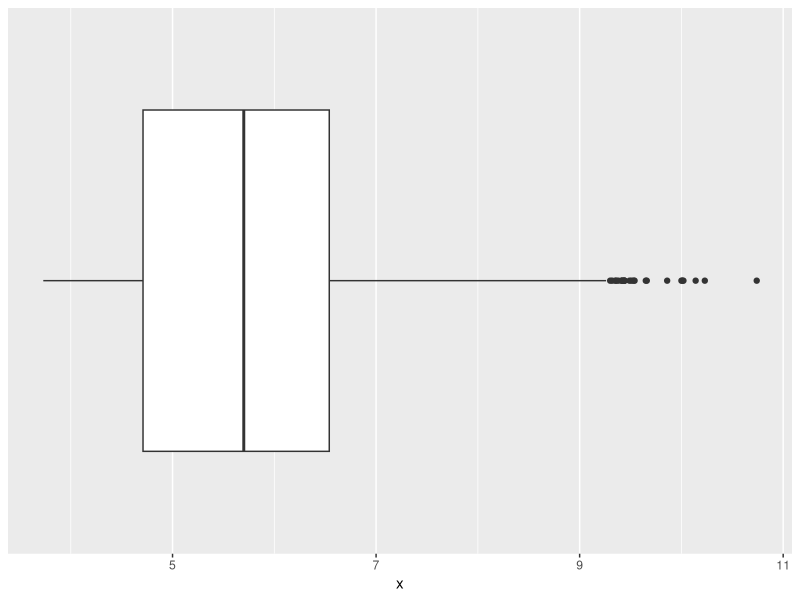
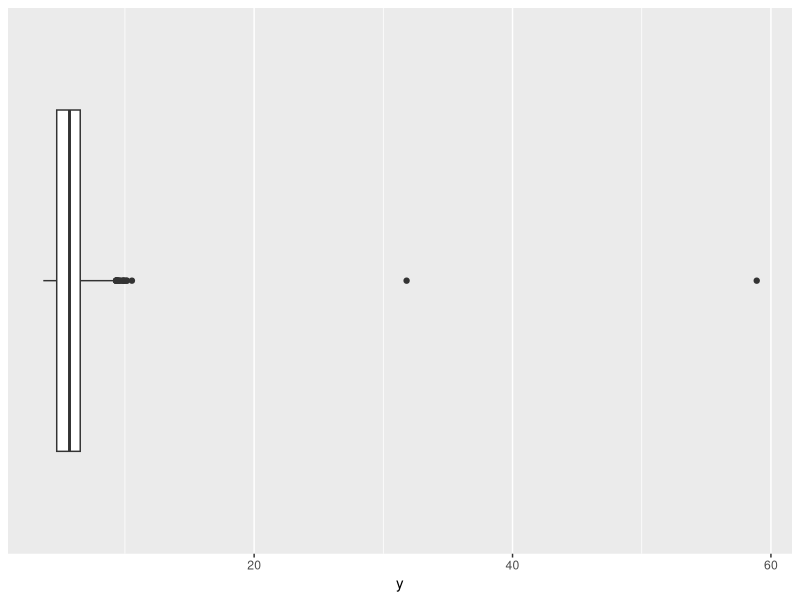
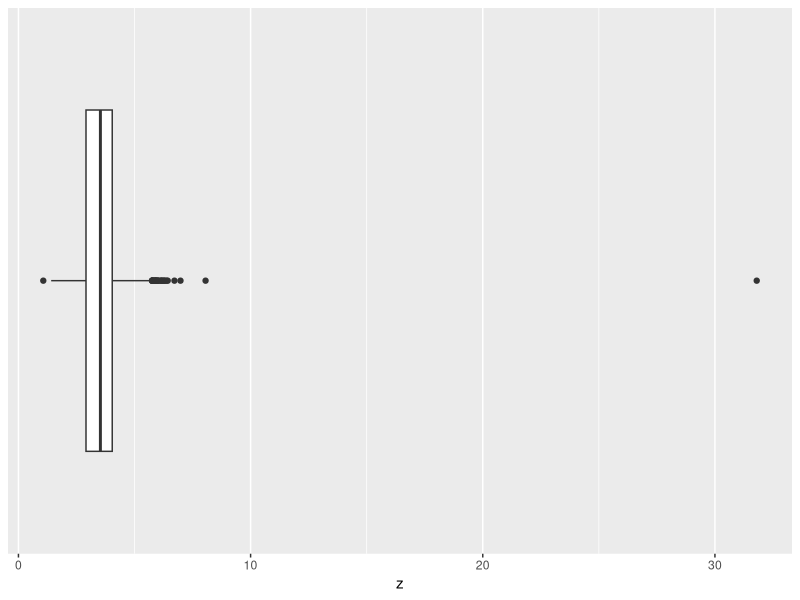
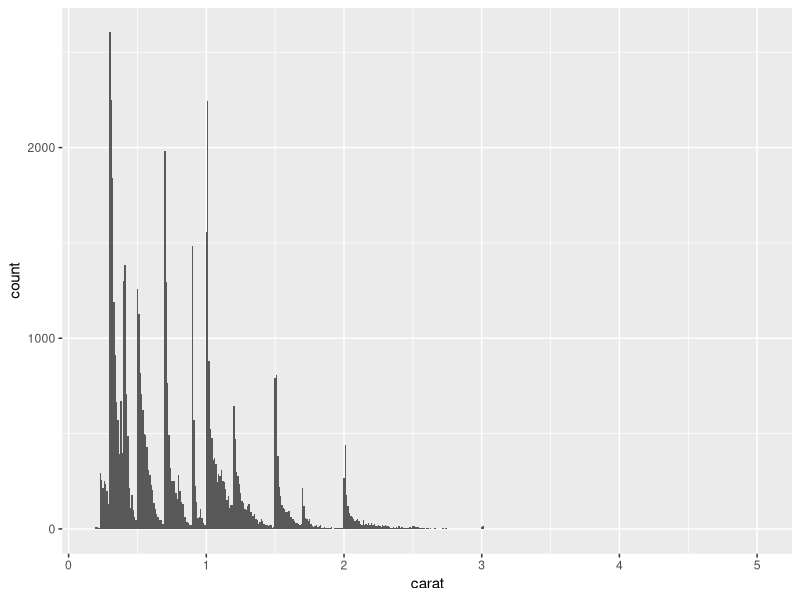
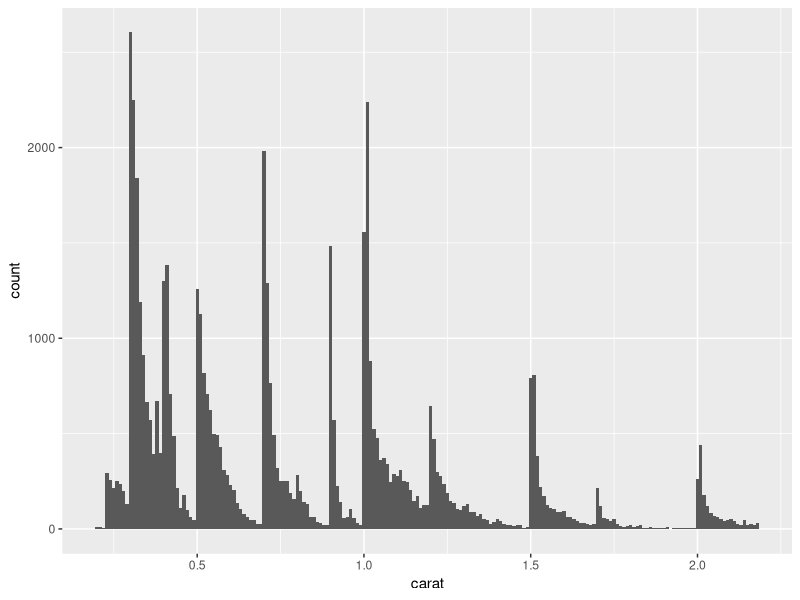
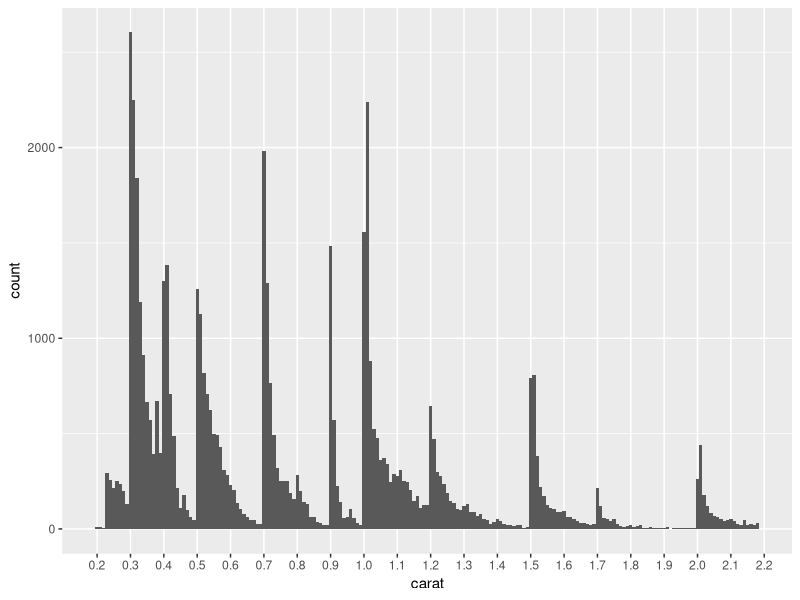
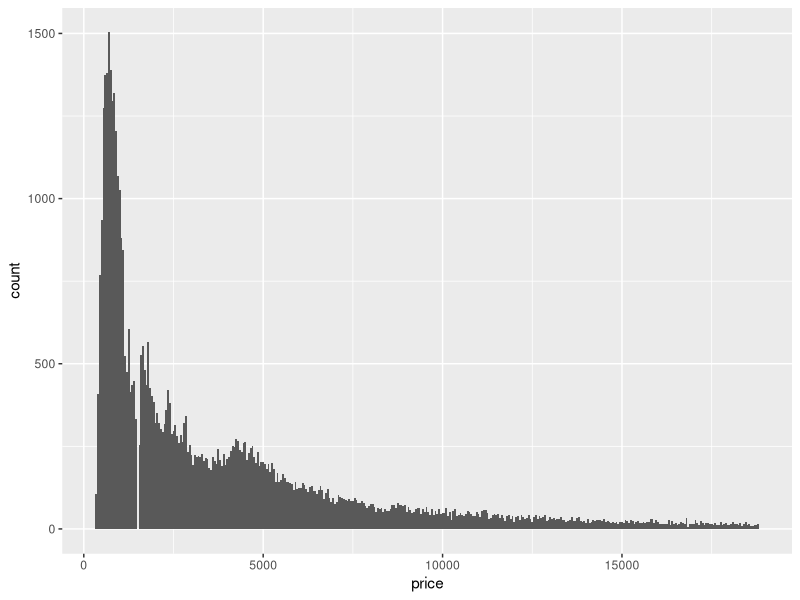
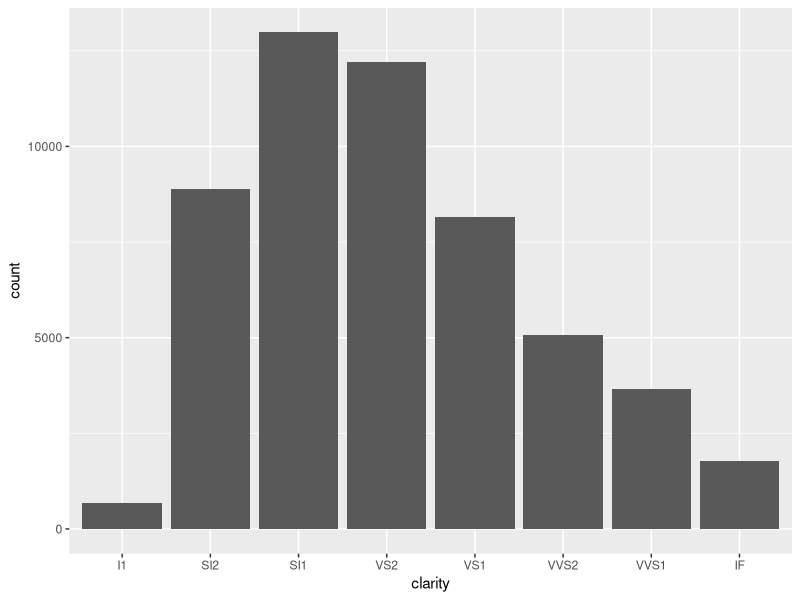

Here is the R script that generated these plots, in order:
## ---- chunk 1
# Libraries
library(tidyverse)
## ---- chunk 2
glimpse(diamonds)
## ---- chunk 3
summary(diamonds)
## ---- chunk 4
diamonds %>% 
  filter(x == 0 | y == 0 | z == 0) %>% 
  nrow()
## ---- chunk 5
df <-
  diamonds %>% 
  filter(x > 0, y > 0, z > 0)
## ---- chunk 6
df %>% 
  ggplot(aes(x = factor(1), y = x)) +
  geom_boxplot() +
  scale_x_discrete(breaks = NULL, labels = NULL, name = NULL) +
  coord_flip()
## ---- chunk 7
df %>% 
  ggplot(aes(x = factor(1), y = y)) +
  geom_boxplot() +
  scale_x_discrete(breaks = NULL, labels = NULL, name = NULL) +
  coord_flip()
## ---- chunk 8
df %>% 
  ggplot(aes(x = factor(1), y = z)) +
  geom_boxplot() +
  scale_x_discrete(breaks = NULL, labels = NULL, name = NULL) +
  coord_flip()
## ---- chunk 9
df <-
  df %>% 
  filter(y < 20, z < 10)
## ---- chunk 10
diamonds %>% 
  ggplot(mapping = aes(x = carat)) +
  geom_histogram(binwidth = 0.01) 
## ---- chunk 11
quantile(df$carat, probs = 0.99)
## ---- chunk 12
df <- 
  df %>% 
  filter(carat <= quantile(df$carat, probs = 0.99))
## ---- chunk 13
df %>% 
  ggplot(aes(carat)) +
  geom_histogram(binwidth = 0.01)
## ---- chunk 14
df %>% 
  ggplot(aes(carat)) +
  geom_histogram(binwidth = 0.01) +
  scale_x_continuous(breaks = seq(0.2, 2.2, 0.1), minor_breaks = NULL)
## ---- chunk 15
df %>% 
  ggplot(aes(price)) +
  geom_histogram(binwidth = 50)
## ---- chunk 16
df %>%
  ggplot(aes(clarity)) +
  geom_bar() 
## ---- chunk 17
df %>%
  ggplot(aes(cut)) +
  geom_bar() 
## ---- chunk 18
df %>% 
  ggplot(aes(color)) +
  geom_bar() 
## ---- chunk 19
df <-
  df %>%
  mutate(color = fct_rev(color))
## ---- chunk 20
df %>% 
  ggplot(aes(color)) +
  geom_bar() 
